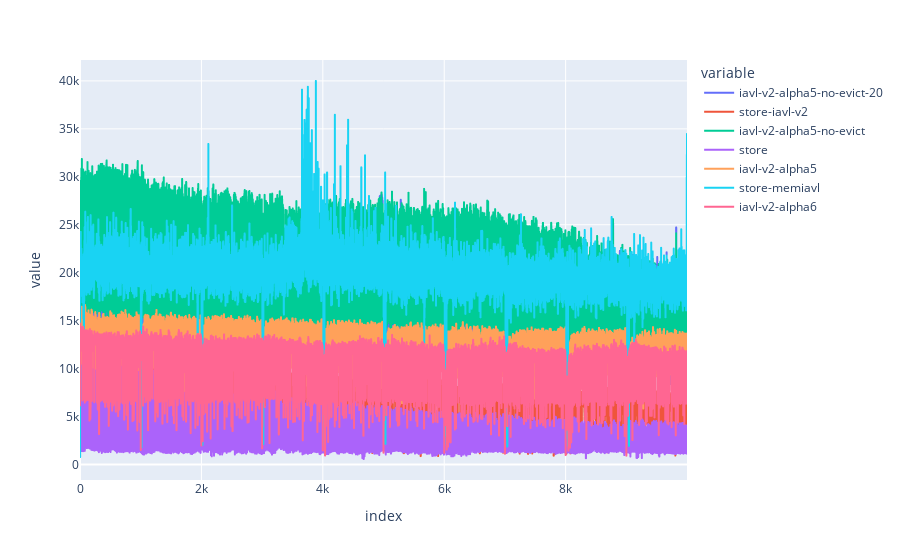

Source (notebook cell):
### Code cell
px.line(pl.DataFrame([d.versions_df['ops_per_sec'].alias(d.name) for d in data ]))

### Figure 1 — Plotly figure (JSON) as saved in the notebook; plotly's stock layout.template omitted (floating-point values rounded to 4 significant figures; data arrays with more than 128 entries replaced by an {"elided": "..."} marker saying what was removed)
{"data": [{"hovertemplate": "variable=iavl-v2-alpha5-no-evict-20<br>index=%{x}<br>value=%{y}<extra></extra>", "legendgroup": "iavl-v2-alpha5-no-evict-20", "line": {"color": "#636efa", "dash": "solid"}, "marker": {"symbol": "circle"}, "mode": "lines", "name": "iavl-v2-alpha5-no-evict-20", "showlegend": true, "x": {"elided": "10000 int values"}, "xaxis": "x", "y": {"elided": "10000 float values"}, "yaxis": "y", "type": "scattergl"}, {"hovertemplate": "variable=store-iavl-v2<br>index=%{x}<br>value=%{y}<extra></extra>", "legendgroup": "store-iavl-v2", "line": {"color": "#EF553B", "dash": "solid"}, "marker": {"symbol": "circle"}, "mode": "lines", "name": "store-iavl-v2", "showlegend": true, "x": {"elided": "10000 int values"}, "xaxis": "x", "y": {"elided": "10000 float values"}, "yaxis": "y", "type": "scattergl"}, {"hovertemplate": "variable=iavl-v2-alpha5-no-evict<br>index=%{x}<br>value=%{y}<extra></extra>", "legendgroup": "iavl-v2-alpha5-no-evict", "line": {"color": "#00cc96", "dash": "solid"}, "marker": {"symbol": "circle"}, "mode": "lines", "name": "iavl-v2-alpha5-no-evict", "showlegend": true, "x": {"elided": "10000 int values"}, "xaxis": "x", "y": {"elided": "10000 float values"}, "yaxis": "y", "type": "scattergl"}, {"hovertemplate": "variable=store<br>index=%{x}<br>value=%{y}<extra></extra>", "legendgroup": "store", "line": {"color": "#ab63fa", "dash": "solid"}, "marker": {"symbol": "circle"}, "mode": "lines", "name": "store", "showlegend": true, "x": {"elided": "10000 int values"}, "xaxis": "x", "y": {"elided": "10000 float values"}, "yaxis": "y", "type": "scattergl"}, {"hovertemplate": "variable=iavl-v2-alpha5<br>index=%{x}<br>value=%{y}<extra></extra>", "legendgroup": "iavl-v2-alpha5", "line": {"color": "#FFA15A", "dash": "solid"}, "marker": {"symbol": "circle"}, "mode": "lines", "name": "iavl-v2-alpha5", "showlegend": true, "x": {"elided": "10000 int values"}, "xaxis": "x", "y": {"elided": "10000 float values"}, "yaxis": "y", "type": "scattergl"}, {"hovertemplate": "variable=store-memiavl<br>index=%{x}<br>value=%{y}<extra></extra>", "legendgroup": "store-memiavl", "line": {"color": "#19d3f3", "dash": "solid"}, "marker": {"symbol": "circle"}, "mode": "lines", "name": "store-memiavl", "showlegend": true, "x": {"elided": "10000 int values"}, "xaxis": "x", "y": {"elided": "10000 float values"}, "yaxis": "y", "type": "scattergl"}, {"hovertemplate": "variable=iavl-v2-alpha6<br>index=%{x}<br>value=%{y}<extra></extra>", "legendgroup": "iavl-v2-alpha6", "line": {"color": "#FF6692", "dash": "solid"}, "marker": {"symbol": "circle"}, "mode": "lines", "name": "iavl-v2-alpha6", "showlegend": true, "x": {"elided": "10000 int values"}, "xaxis": "x", "y": {"elided": "10000 float values"}, "yaxis": "y", "type": "scattergl"}], "layout": {"xaxis": {"anchor": "y", "domain": [0.0, 1.0], "title": {"text": "index"}}, "yaxis": {"anchor": "x", "domain": [0.0, 1.0], "title": {"text": "value"}}, "legend": {"title": {"text": "variable"}, "tracegroupgap": 0}, "margin": {"t": 60}}}
